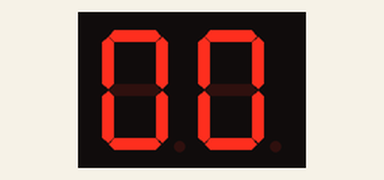
This sketch was run on a simulated Arduino Mega 2560, built with avr-gcc and run on an emulated ATmega2560. Parts: 2-digit seven-segment display. Wiring (inferred from the names in the program): 2-digit 7-segment display, segments lit when HIGH: segments pin 4, pin 5, pin 7, pin 8, pin 9, pin 3, pin 2, pin 6; digit selects pin 12, pin 13. The segment pins are drawn as the display they are named for.

Above: at 0.1 s.
At 4.3 s:
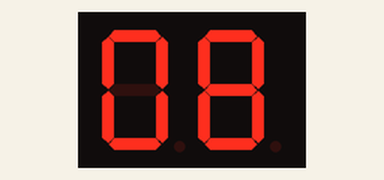
At 9.6 s:
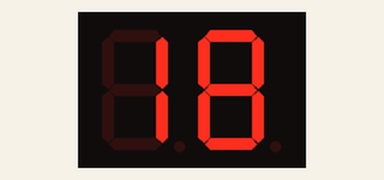
At 19.2 s:
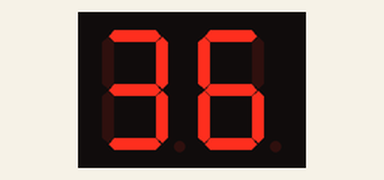
At 29.7 s:
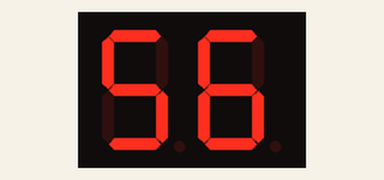
At 39.3 s:
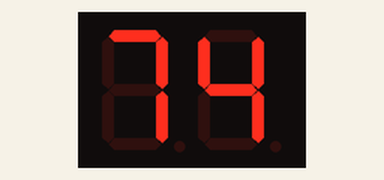

The sketch:

MultiplexingDisplays.ino
```cpp
    //                         A, B, C, D, E, F, G, DP
    const byte segmentPins[] = {4, 5, 7, 8, 9, 3, 2, 6};

    const byte numbers[16][8] = {
      {1,1,1,1,1,1,0,0}, // 0
      {0,1,1,0,0,0,0,0}, // 1
      {1,1,0,1,1,0,1,0}, // 2
      {1,1,1,1,0,0,1,0}, // 3
      {0,1,1,0,0,1,1,0}, // 4
      {1,0,1,1,0,1,1,0}, // 5
      {1,0,1,1,1,1,1,0}, // 6
      {1,1,1,0,0,0,0,0}, // 7
      {1,1,1,1,1,1,1,0}, // 8
      {1,1,1,1,0,1,1,0}, // 9
      // {1,1,1,0,1,1,1,0}, // A
      // {0,0,1,1,1,1,1,0}, // B
      // {1,0,0,1,1,1,0,0}, // C
      // {0,1,1,1,1,0,1,0}, // D
      // {1,0,0,1,1,1,1,0}, // E
      // {1,0,0,0,1,1,1,0} // F
    };

    void setup() {
      for (int i = 0; i < 8; i++) {
        pinMode(segmentPins[i], OUTPUT);
      }
      pinMode(12, OUTPUT);
      pinMode(13, OUTPUT);
    }

    void displayNumber(byte number, int displayId) {
        digitalWrite(displayId, LOW);
        digitalWrite(25 - displayId, HIGH);
        for (int j = 0; j < 8; j++) {
          digitalWrite(segmentPins[j], numbers[number][j]);
        }
        delay(1); // Short delay
    }

    void loop() {
      // int numbers[] = {0x0, 0x1, 0x2, 0x3, 0x4, 0x5, 0x6, 0x7, 0x8, 0x9, 0xA, 0xB, 0xC, 0xD, 0xE, 0xF};

      for (unsigned int k = 0; k < 100; k++) {
        for (int aa = 0; aa < 250; aa++) {
          displayNumber(k % 10, 12);
          displayNumber(k / 10, 13);
        }
        // delay(1000);
      }
    }
```

Measured:
- what the display in image 0 shows lasts 0.6 s, from 0.0 s to 0.6 s
